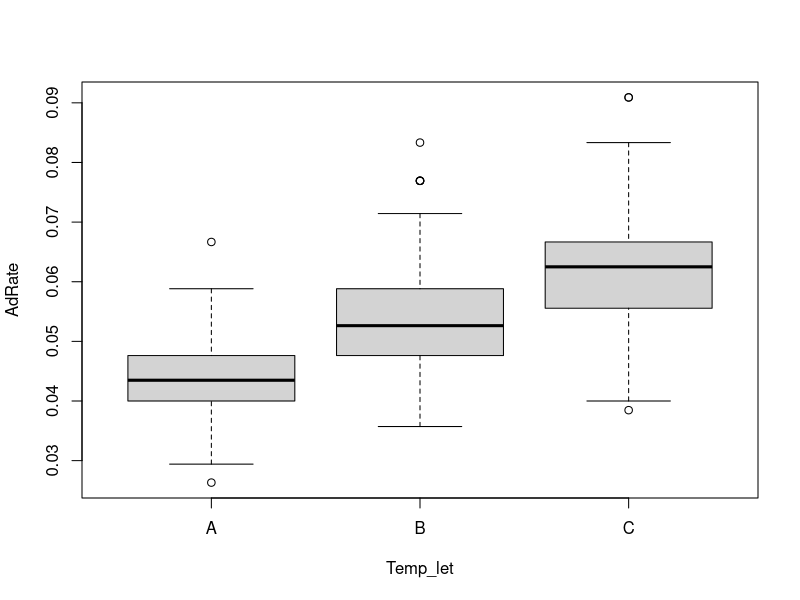
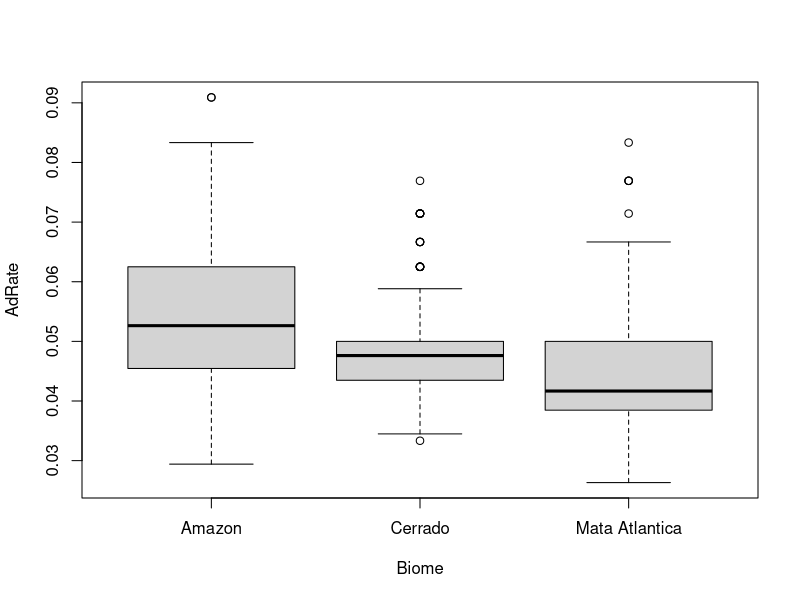
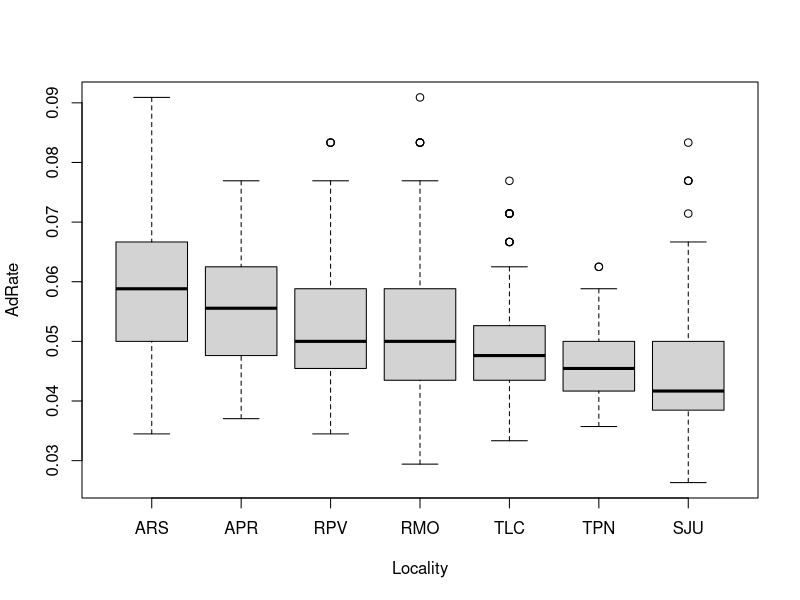

The R script that drew these images, in order: (Note: this script raises an error after producing the figures.)
## ---- chunk 1
knitr::opts_chunk$set(echo = TRUE)

setwd("C:/Users/vmc04/Documents/GitHub/wingproj/lifehist")
lifehistshort<-read.csv("2017_10_18 Life history shortened.csv", header=TRUE)
lifehistshort$Locality=factor(lifehistshort$Locality, c("ARS","APR","RPV","RMO","TLC","TPN","SJU"))
lifehistshort$Lat_group=factor(lifehistshort$Lat_group, c(1,2,3))

survive<- subset(lifehistshort, !is.na(Sex1), c=(1:25))

library(dplyr)
library(lme4)

#Shapiro wilk on outcome variable
shapiro.test(survive$AdRate) #no
shapiro.test(survive$Wing.length..mm.) #no
shapiro.test(survive$LarvRate) #no
shapiro.test(survive$Puprate) #no
shapiro.test(survive$Puplen) #no

##nested design in r
boxplot(AdRate~Temp_let, data=lifehistshort)
boxplot(AdRate~Biome, data=lifehistshort)
boxplot(AdRate~Locality, data=lifehistshort)

dotplot(AdRate~Locality|Biome, data=lifehistshort)

res1<-lm(AdRate~ Biome + Biome/Locality, data=lifehistshort)
anova(res1)
TukeyHSD(aov(res1), "Biome")
TukeyHSD(aov(res1), "Biome:Locality")

## effect of temp on proportion surviving by sex and location
lifetot<-read.csv("2017_10_19 Life hist totals for proportion  survived from temp.csv", header=TRUE)
lifetot$Total<-lifetot$Female+lifetot$Male+lifetot$Died
lifetot$PerFem<-lifetot$Female/lifetot$Total
lifetot$PerMal<-lifetot$Male/lifetot$Total
lifetot$Alive<-lifetot$Male+lifetot$Female

table( lifehistshort$Temp_let, lifehistshort$Sex1)
prop.test(table(lifehistshort$Temp_let, lifehistshort$Sex1), correct=FALSE)
#prop.test(table(lifehistshort$Temp_num, lifehistshort$Sex1), correct=FALSE)

table( lifehistshort$Locality, lifehistshort$Sex1)
prop.test(table(lifehistshort$Locality, lifehistshort$Sex1), correct=FALSE)

#library(MASS)
#survtab<-xtabs(Death_stat~Locality+Temp_let, data=lifehistshort)
#loglm(~Locality+Temp_let,survtab)

library(gmodels)
#make separate table
lifecont<-subset(lifehistshort, select=c(5,7,17) )
#CrossTable(lifehistshort$Death_stat, lifehistshort$Temp_let, chisq=TRUE)
#CrossTable(lifetot$Locality, lifetot$Temp, chisq=TRUE)

###WORKS FOR 3 WAY CONTINGENCY
lifecont1<-read.csv("2017_10_19 Life hist totals for proportion  survived from temp1.csv",header=TRUE)
class(lifecont1)
library(dplyr)
### Specify the order of factor levels
### Otherwise, R will alphabetize them
data=mutate(lifecont1, Locality=factor(Locality, levels=unique(Locality)),
            Temperature=factor(Temperature, levels=unique(Temperature)),
            Status=factor(Status, levels=unique(Status)))

data.xtabs=xtabs(Count~Locality+Temperature+Status, data=data)
ftable(data.xtabs)
mantelhaen.test(data.xtabs)

lifecont2<-lifecont1
lifecont2$Biome= ifelse(lifecont2$Locality=="ARS" | "APR", "Amazon", "Mata Atlantica")      
data=mutate(lifecont1, Locality=factor(Locality, levels=unique(Locality)),
            Temperature=factor(Temperature, levels=unique(Temperature)),
            Status=factor(Status, levels=unique(Status)))

data.xtabs=xtabs(Count~Locality+Temperature+Status, data=data)
ftable(data.xtabs)
mantelhaen.test(data.xtabs)
#ind fisher exact tests
#n=dim(data.xtabs)[3]
#for(i in 1:n){
#   Name = dimnames(data.xtabs)[3]$Locality[i]
#   P.value = fisher.test(data.xtabs[,,i])$p.value
#   cat(Name, "\n")
#   cat("Fisher test p-value: ", P.value, "\n")
#   cat("\n")
#  } #insufficient workspace even at 2e6




##glmm
#from Nakagawa et al 2013

shapiro.test(survive$AdRate)
shapiro.test(survive$Wing.length..mm.)
#not normally distributed

# Fit null model without fixed effects (but including all random effects)
mod_adrate0<-lmer(AdRate~1+(1|Biome)+(1|State), family=binomial, data=lifehistshort)
mod_adrate1<-lmer(AdRate~1+(1|Biome)+(1|State), family=binomial, data=lifehistshort,na.action=na.omit)
mod_adrateF1<-lmer(AdRate~Temp_let+Locality+(1|Biome)+(1|State), family=binomial, data=lifehistshort)
mod_adrateF2<-lmer(AdRate~Temp_let+Locality+(1|Biome)+(1|State), family=binomial, data=lifehistshort, na.action=na.omit)
summary(mod_adrate0)
modadrate<-AIC(mod_adrate0, mod_adrate1, mod_adrateF1, mod_adrateF2)
modadrate

##different distribution?
mod_adrate01<-glm(AdRate~1+(1|Biome)+(1|State), family=binomial(logit), data=lifehistshort)
mod_adrate11<-glm(AdRate~1+(1|Biome)+(1|State), family=binomial(logit), data=lifehistshort,na.action=na.omit)
mod_adrateF11<-glm(AdRate~Temp_let+Locality+(1|Biome)+(1|State), family=binomial(logit), data=lifehistshort)
mod_adrateF21<-glm(AdRate~Temp_let+Locality+(1|Biome)+(1|State), family=binomial(logit), data=lifehistshort, na.action=na.omit)
summary(mod_adrate01)
modadrate1<-AIC(mod_adrate01, mod_adrate11, mod_adrateF11, mod_adrateF21)
modadrate1

##body size
#null
mod_wing0<-lmer(Wing.length..mm.~1+(1|Biome)+(1|State), data=lifehistshort)
summary(mod_wing0)
#full
mod_wingf<-lmer(Wing.length..mm.~Sex+Temp_let+Locality+(1|Biome)+(1|State), data=lifehistshort)
summary(mod_wingf)

# AIC and BIC needs to be calcualted with ML not REML in body size models
m0wing <- lmer(Wing.length..mm.~1+(1|Biome)+(1|State), data = lifehistshort, REML = FALSE)
m01wing <- lmer(Wing.length..mm.~1+(1|Biome)+(1|State), data = lifehistshort, REML = FALSE, na.action=na.omit)
m02wing <- lmer(Wing.length..mm.~1+(1|Biome)+(1|State), data = lifehistshort, REML = FALSE, na.action=na.exclude)
m1wing <- lmer(Wing.length..mm.~Temp_let+(1|Biome)+(1|State), data = lifehistshort, REML = FALSE)
m2wing <- lmer(Wing.length..mm.~Temp_let+Locality+(1|Biome)+(1|State), data = lifehistshort, REML = FALSE)
mFwing <- lmer(Wing.length..mm.~Sex+Temp_let+Locality+(1|Biome)+(1|State), data = lifehistshort, REML = FALSE)

summary(m0wing)
summary(m01wing)
modelnaomit<-AIC(m0wing, m01wing,m02wing)
summary(mFwing)
model_wingAIC<-AIC(m0wing,m1wing,m2wing,mFwing)
print(model_wingAIC)

Data <- read.csv("mee3261-sup-0001-DataS1.csv")
m0 <- lmer(BodyL ~ 1 + (1 | Population) + (1 | Container), data = Data)

# Fit alternative model including fixed and all random effects
mF <- lmer(BodyL ~ Sex + Treatment + Habitat + (1 | Population) + (1 | Container), data = Data)

# View model fits for both models
summary(m0)
summary(mF)
m0ML <- lmer(BodyL ~ 1 + (1 | Population) + (1 | Container), data = Data, REML = FALSE)
mFML <- lmer(BodyL ~ Sex + Treatment + Habitat + (1 | Population) + (1 | Container), data = Data, REML = FALSE)

# View model fits for both models fitted by ML
summary(m0ML)
summary(mFML)



#*#*#*#*#*#*#*#*#*#*#*#TIME TO EMERGENCE
# Two Way Factorial Design 
#fit <- aov(y ~ A + B + A:B, data=mydataframe)
#fit <- aov(y ~ A*B, data=mydataframe) # same thing
# Analysis of Covariance 
#fit <- aov(y ~ A + x, data=mydataframe)

shapiro.test(survive$Emtime)
#not normal, use nonparametric test
#GLMM with poission
em_fit1gp<-glmer(Emtime~(1|Biome)+(1|State), data=survive, family=poisson)
summary(em_fit1gp)

em_fit2gp<-glmer(Emtime~Lat_group+(1|Biome)+(1|State), data=survive, family=poisson)
summary(em_fit2gp)

em_fit3gp<-glmer(Emtime~Lat_group+(1|Biome)+(1|Family)+Temp_let, data=survive, family=poisson)
summary(em_fit3gp)

em_fit4gp<-glmer(Emtime~(1|Biome)+(1|State)+Temp_let, data=survive, family=poisson)
summary(em_fit4gp)

em_fit5gp<-glmer(Emtime~(1|Biome)+Lat_group+Temp_let+Sex, data=survive, family=poisson)
summary(em_fit5gp)
emfitgp_mod<-AIC(em_fit1gp, em_fit2gp, em_fit3gp, em_fit4gp, em_fit5gp)
emfitgp_mod #fit3, 4, 5 all have similar AIC


#GLMM with gamma_ 
em_fit1gg<-glmer(Emtime~(1|Biome)+(1|State), data=survive, family=Gamma)
summary(em_fit1gg)

em_fit2gg<-glmer(Emtime~Lat_group+(1|Biome)+(1|State), data=survive, family=Gamma)
summary(em_fit2gg)

em_fit3gg<-glmer(Emtime~Lat_group+(1|Biome)+(1|Family)+Temp_let, data=survive, family=Gamma)
summary(em_fit3gg)

em_fit4gg<-glmer(Emtime~(1|Biome)+(1|State)+Temp_let, data=survive, family=Gamma)
summary(em_fit4gg)

em_fit5gg<-glmer(Emtime~(1|Biome)+Lat_group+Temp_let+Sex, data=survive, family=Gamma)
summary(em_fit5gg)

em_fit6gg<-glmer(Emtime~(1|Biome)+Lat_group*Temp_let+Sex, data=survive, family=Gamma)
summary(em_fit6gg)

em_fit7gg<-glmer(Emtime~(1|Biome)+Lat_group*Temp_let*Sex, data=survive, family=Gamma)
summary(em_fit7gg)

em_fit8gg<-glmer(Emtime~(1|Biome)+Lat_group+Temp_let*Sex, data=survive, family=Gamma)
summary(em_fit8gg)

emfitgg_mod<-AIC(em_fit1gg, em_fit2gg, em_fit3gg, em_fit4gg, em_fit5gg, em_fit6gg, em_fit7gg ,em_fit8gg)

#emfitgg3 has lowest AIC... but sex is sig in model 5....
#->em_fit3gg<-glmer(Emtime~Lat_group+(1|Biome)+(1|Family)+Temp_let, data=survive, family=Gamma)

#GLM, not glmm
emfit1<-glm(Emtime~Temp_let, data=survive, family=poisson)
emfit2<-glm(Emtime~Lat_group, data=survive, family=poisson)
emfit3<-glm(Emtime~Lat_group+Temp_let, data=survive, family=poisson)
emfit4<-glm(Emtime~Lat_group*Temp_let, data=survive, family=poisson)
emfit_mod<-AIC(emfit1, emfit2, emfit3, emfit4)

emfit1c<-glm(Emtime~Temp_num, data=survive, family=poisson)
emfit2c<-glm(Emtime~Lat_group, data=survive, family=poisson)
emfit3c<-glm(Emtime~Lat_group+Temp_num, data=survive, family=poisson)
emfit4c<-glm(Emtime~Lat_group*Temp_num, data=survive, family=poisson)
emfit_modc<-AIC(emfit1c, emfit2c, emfit3c, emfit4c)

#emtime data
emtime_avg<-aggregate(survive$Emtime, list(Locality= survive$Locality, Sex=survive$Sex, Temperature=survive$Temp_num), mean)
write.table(emtime_avg, "clipboard", sep='\t')
emtime_sd<-aggregate(survive$Emtime, list(Locality= survive$Locality, Sex=survive$Sex, Temperature=survive$Temp_num), sd)
write.table(emtime_sd, "clipboard", sep='\t')

emtime_avg1<-aggregate(survive$Emtime, list(Latitude= survive$Lat_group, Sex=survive$Sex, Temperature=survive$Temp_num), mean)
write.table(emtime_avg1, "clipboard", sep='\t')
emtime_sd1<-aggregate(survive$Emtime, list(Latitude= survive$Lat_group, Sex=survive$Sex, Temperature=survive$Temp_num), sd)
write.table(emtime_sd1, "clipboard", sep='\t')

emtime_avg2<-aggregate(survive$Emtime, list(Latitude= survive$Lat_group, Temperature=survive$Temp_num), mean)
write.table(emtime_avg2, "clipboard", sep='\t')
emtime_sd2<-aggregate(survive$Emtime, list(Latitude= survive$Lat_group, Temperature=survive$Temp_num), sd)
write.table(emtime_sd2, "clipboard", sep='\t')

##lsmeans on categorical (temp let and locality)
library(lsmeans)
em_post<-cld(lsmeans(emfit3, "Lat_group",adjust="tukey"))
em_post1g<-cld(lsmeans(em_fit1g, "Lat_group", adjust="tukey"))
em_post2<-cld(lsmeans(emfit3, "Temp_let",adjust="tukey"))


##&#& ANCOVA on EMTIME
em_anc<-lm(Emtime~Lat_group*Temp_let, data=survive)
summary(em_anc)
em_ancls<-cld(lsmeans(em_anc, c("Lat_group", "Temp_let")))

survivef<-subset(survive, Sex=="F", c(1:25))
survivem<-subset(survive, Sex=="M", c(1:25))

em_ancf<-lm(Emtime~Lat_group*Temp_let, data=survivef)
summary(em_ancf)
em_anclsf<-cld(lsmeans(em_ancf, c("Lat_group", "Temp_let")))

em_ancm<-lm(Emtime~Lat_group*Temp_let, data=survivem)
summary(em_ancm)
em_anclsm<-cld(lsmeans(em_ancm, c("Lat_group", "Temp_let")))

em_ancal<-lm(Emtime~Lat_group*Temp_let*Sex, data=survive)
summary(em_ancal)
em_anclsal<-cld(lsmeans(em_ancal, c("Lat_group", "Temp_let", "Sex")))


#*#*#*#*#*#*#*#*#*#*#*#RATE OF DEVELOPMENT (ADRATE)
# Two Way Factorial Design 
#fit <- aov(y ~ A + B + A:B, data=mydataframe)
#fit <- aov(y ~ A*B, data=mydataframe) # same thing
# Analysis of Covariance 
#fit <- aov(y ~ A + x, data=mydataframe)

shapiro.test(survive$AdRate)
#not normal, use nonparametric test

#GLMM with binomial, get non-integer #successes in a binomial glm error

#got error, so increase iterations and change optimizer?
glmerControl(optimizer="bobyqa", optCtrl = list(maxfun = 100000))

ad_fit1b<-glmer(AdRate~(1|Biome)+(1|State), data=survive, family=binomial)
summary(ad_fit1b)

ad_fit2b<-glmer(AdRate~Lat_group+(1|Biome)+(1|State), data=survive, family=binomial)
summary(ad_fit2b)

ad_fit3b<-glmer(AdRate~Lat_group+(1|Biome)+(1|Family)+Temp_let, data=survive, family=binomial)
summary(ad_fit3b)

ad_fit4b<-glmer(AdRate~(1|Biome)+(1|State)+Temp_let, data=survive, family=binomial)
summary(ad_fit4b)

ad_fit5b<-glmer(AdRate~(1|Biome)+Lat_group+Temp_let+Sex, data=survive, family=binomial)
ad_fit6b<-glmer(AdRate~(1|Biome)+(1|State)+Lat_group+Temp_let+Sex, data=survive, family=binomial)
summary(ad_fit5b)
adfitb_mod<-AIC(ad_fit1b, ad_fit2b, ad_fit3b, ad_fit4b, ad_fit5b, ad_fit6b)
adfitb_mod #fit1??


#GLMM with gamma-> Gives me large, negative AIC
ad_fit1g<-glmer(AdRate~(1|Biome)+(1|State), data=survive, family=Gamma)
summary(ad_fit1g)

ad_fit2g<-glmer(AdRate~Lat_group+(1|Biome)+(1|State), data=survive, family=Gamma)
summary(ad_fit2g)

ad_fit3g<-glmer(AdRate~Lat_group+(1|Biome)+(1|State)+Temp_let, data=survive, family=Gamma)
summary(ad_fit3g)

ad_fit4g<-glmer(AdRate~(1|Biome)+(1|State)+Temp_let, data=survive, family=Gamma)
summary(ad_fit4g)

ad_fit5g<-glmer(AdRate~(1|Biome)+Lat_group+Temp_let+Sex, data=survive, family=Gamma)
summary(ad_fit5g)
ad_fit6g<-glmer(AdRate~(1|Biome)+(1|State)+Lat_group+Temp_let+Sex, data=survive, family=Gamma)
summary(ad_fit6g)

ad_fit7g<-glmer(AdRate~(1|Biome)+(1|State)+Lat_group*Temp_let*Sex, data=survive, family=Gamma)
summary(ad_fit7g)

adfitb_modg<-AIC(ad_fit1g, ad_fit2g, ad_fit3g, ad_fit4g, ad_fit5g, ad_fit6g, ad_fit7g)
adfitb_modg
#adfit3, so sex not diff

#GLM with gaussian-> Gives me large, negative AIC
ad_fit1ga<-lmer(AdRate~(1|Biome)+(1|State), data=survive)
summary(ad_fit1ga)

ad_fit2ga<-lmer(AdRate~Lat_group+(1|Biome)+(1|State), data=survive)
summary(ad_fit2ga)

ad_fit3ga<-lmer(AdRate~Lat_group+(1|Biome)+(1|State)+Temp_let, data=survive)
summary(ad_fit3ga)

ad_fit4ga<-lmer(AdRate~(1|Biome)+(1|State)+Temp_let, data=survive)
summary(ad_fit4ga)

ad_fit5ga<-lmer(AdRate~(1|Biome)+Lat_group+Temp_let+Sex, data=survive)
summary(ad_fit5ga)
adfitb_modga<-AIC(ad_fit1ga, ad_fit2ga, ad_fit3ga, ad_fit4ga, ad_fit5ga)
adfitb_modga


#GLM, not glmm
adfit1<-glm(AdRate~Temp_let, data=survive, family=quasibinomial)
adfit2<-glm(AdRate~Lat_group, data=survive, family=quasibinomial)
adfit3<-glm(AdRate~Lat_group+Temp_let, data=survive, family=quasibinomial)
adfit4<-glm(AdRate~Lat_group*Temp_let, data=survive, family=quasibinomial)
adfit5<-glm(AdRate~Sex, data=survive, family=quasibinomial)
adfit6<-glm(AdRate~Sex+Temp_let, data=survive, family=quasibinomial)
adfit7<-glm(AdRate~Sex+Temp_let+Lat_group, data=survive, family=quasibinomial)
adfit_mod<-AIC(adfit1, adfit2, adfit3, adfit4, adfit5, adfit6, adfit7)

adfit1g<-glm(AdRate~Temp_let, data=survive, family=Gamma)
adfit2g<-glm(AdRate~Lat_group, data=survive, family=Gamma)
adfit3g<-glm(AdRate~Lat_group+Temp_let, data=survive, family=Gamma)
adfit4g<-glm(AdRate~Lat_group*Temp_let, data=survive, family=Gamma)
adfit5g<-glm(AdRate~Sex, data=survive, family=Gamma)
adfit6g<-glm(AdRate~Sex+Temp_let, data=survive, family=Gamma)
adfit7g<-glm(AdRate~Sex+Temp_let+Lat_group, data=survive, family=Gamma)
adfit_modg<-AIC(adfit1g, adfit2g, adfit3g, adfit4g, adfit5g, adfit6g, adfit7g)

#AdRate data
adtime_avg<-aggregate(survive$AdRate, list(Locality= survive$Locality, Sex=survive$Sex, Temperature=survive$Temp_num), mean)
write.table(adtime_avg, "clipboard", sep='\t')
adtime_sd<-aggregate(survive$AdRate, list(Locality= survive$Locality, Sex=survive$Sex, Temperature=survive$Temp_num), sd)
write.table(adtime_sd, "clipboard", sep='\t')

adtime_avg1<-aggregate(survive$AdRate, list(Latitude= survive$Lat_group, Sex=survive$Sex, Temperature=survive$Temp_num), mean)
write.table(adtime_avg1, "clipboard", sep='\t')
adtime_sd1<-aggregate(survive$AdRate, list(Latitude= survive$Lat_group, Sex=survive$Sex, Temperature=survive$Temp_num), sd)
write.table(adtime_sd1, "clipboard", sep='\t')

adtime_avg2<-aggregate(survive$AdRate, list(Latitude= survive$Lat_group, Temperature=survive$Temp_num), mean)
write.table(adtime_avg2, "clipboard", sep='\t')
adtime_sd2<-aggregate(survive$AdRate, list(Latitude= survive$Lat_group, Temperature=survive$Temp_num), sd)
write.table(adtime_sd2, "clipboard", sep='\t')

##lsmeans on categorical (temp let and locality)
library(lsmeans)
em_post<-cld(lsmeans(emfit3, "Lat_group",adjust="tukey"))
em_post1g<-cld(lsmeans(em_fit1g, "Lat_group", adjust="tukey"))
em_post2<-cld(lsmeans(emfit3, "Temp_let",adjust="tukey"))


##&#& ANCOVA on ADrate
ad_anc<-lm(AdRate~Lat_group*Temp_let, data=survive)
summary(ad_anc)
ad_ancls<-cld(lsmeans(ad_anc, c("Lat_group", "Temp_let")))

survivef<-subset(survive, Sex=="F", c(1:25))
survivem<-subset(survive, Sex=="M", c(1:25))

ad_ancf<-lm(AdRate~Lat_group*Temp_let, data=survivef)
summary(ad_ancf)
ad_anclsf<-cld(lsmeans(em_ancf, c("Lat_group", "Temp_let")))

ad_ancm<-lm(AdRate~Lat_group*Temp_let, data=survivem)
summary(ad_ancm)
ad_anclsm<-cld(lsmeans(ad_ancm, c("Lat_group", "Temp_let")))

ad_ancal<-lm(AdRate~Lat_group*Temp_let*Sex, data=survive)
summary(ad_ancal)
ad_anclsal<-cld(lsmeans(ad_ancal, c("Lat_group", "Temp_let", "Sex")))

#*#*#*#*#*#*#*#*#*#*#*#RATE OF LARVAE DEVELOPMENT (LARVRATE)
# Two Way Factorial Design 
#fit <- aov(y ~ A + B + A:B, data=mydataframe)
#fit <- aov(y ~ A*B, data=mydataframe) # same thing
# Analysis of Covariance 
#fit <- aov(y ~ A + x, data=mydataframe)

shapiro.test(survive$AdRate)
#not normal, use nonparametric test

#GLMM with binomial, get non-integer #successes in a binomial glm error

#got error, so increase iterations and change optimizer?
glmerControl(optimizer="bobyqa", optCtrl = list(maxfun = 100000))

lr_fit1b<-glmer(LarvRate~(1|Biome)+(1|State), data=survive, family=binomial)
summary(lr_fit1b)

lr_fit2b<-glmer(LarvRate~Lat_group+(1|Biome)+(1|State), data=survive, family=binomial)
summary(lr_fit2b)

lr_fit3b<-glmer(LarvRate~Lat_group+(1|Biome)+(1|Family)+Temp_let, data=survive, family=binomial)
summary(lr_fit3b)

lr_fit4b<-glmer(LarvRate~(1|Biome)+(1|State)+Temp_let, data=survive, family=binomial)
summary(lr_fit4b)

lr_fit5b<-glmer(LarvRate~(1|Biome)+Lat_group+Temp_let+Sex, data=survive, family=binomial)
lr_fit6b<-glmer(LarvRate~(1|Biome)+(1|State)+Lat_group+Temp_let+Sex, data=survive, family=binomial)
summary(lr_fit5b)
lrfitb_mod<-AIC(lr_fit1b, lr_fit2b, lr_fit3b, lr_fit4b, lr_fit5b, lr_fit6b)
lrfitb_mod 


#GLMM with gamma-> Gives me large, negative AIC
lr_fit1g<-glmer(LarvRate~(1|Biome)+(1|State), data=survive, family=Gamma)
summary(lr_fit1g)

lr_fit2g<-glmer(LarvRate~Lat_group+(1|Biome)+(1|State), data=survive, family=Gamma)
summary(lr_fit2g)

lr_fit3g<-glmer(LarvRate~Lat_group+(1|Biome)+(1|State)+Temp_let, data=survive, family=Gamma)
summary(lr_fit3g)

lr_fit4g<-glmer(LarvRate~(1|Biome)+(1|State)+Temp_let, data=survive, family=Gamma)
summary(lr_fit4g)

lr_fit5g<-glmer(LarvRate~(1|Biome)+Lat_group+Temp_let+Sex, data=survive, family=Gamma)
summary(lr_fit5g)
lr_fit6g<-glmer(LarvRate~(1|Biome)+(1|State)+Lat_group+Temp_let+Sex, data=survive, family=Gamma)
summary(lr_fit6g)

lr_fit7g<-glmer(LarvRate~(1|Biome)+(1|State)+Lat_group*Temp_let*Sex, data=survive, family=Gamma)
summary(lr_fit7g)

lrfitb_modg<-AIC(lr_fit1g, lr_fit2g, lr_fit3g, lr_fit4g, lr_fit5g, lr_fit6g, lr_fit7g)
lrfitb_modg
#lrfit3g, so sex not diff

#GLM with gaussian-> Gives me large, negative AIC
lr_fit1ga<-lmer(LarvRate~(1|Biome)+(1|State), data=survive)
summary(lr_fit1ga)

lr_fit2ga<-lmer(LarvRate~Lat_group+(1|Biome)+(1|State), data=survive)
summary(lr_fit2ga)

lr_fit3ga<-lmer(LarvRate~Lat_group+(1|Biome)+(1|Family)+Temp_let, data=survive)
summary(lr_fit3ga)

lr_fit4ga<-lmer(LarvRate~(1|Biome)+(1|State)+Temp_let, data=survive)
summary(lr_fit4ga)

lr_fit5ga<-lmer(LarvRate~(1|Biome)+Lat_group+Temp_let+Sex, data=survive)
summary(lr_fit5ga)
lrfitb_modga<-AIC(lr_fit1ga, lr_fit2ga, lr_fit3ga, lr_fit4ga, lr_fit5ga)
lrfitb_modga



#LarvRate data
lrtime_avg<-aggregate(survive$LarvRate, list(Locality= survive$Locality, Sex=survive$Sex, Temperature=survive$Temp_num), mean)
write.table(lrtime_avg, "clipboard", sep='\t')
lrtime_sd<-aggregate(survive$LarvRate, list(Locality= survive$Locality, Sex=survive$Sex, Temperature=survive$Temp_num), sd)
write.table(lrtime_sd, "clipboard", sep='\t')

lrtime_avg1<-aggregate(survive$LarvRate, list(Latitude= survive$Lat_group, Sex=survive$Sex, Temperature=survive$Temp_num), mean)
write.table(lrtime_avg1, "clipboard", sep='\t')
lrtime_sd1<-aggregate(survive$LarvRate, list(Latitude= survive$Lat_group, Sex=survive$Sex, Temperature=survive$Temp_num), sd)
write.table(lrtime_sd1, "clipboard", sep='\t')

lrtime_avg2<-aggregate(survive$LarvRate, list(Latitude= survive$Lat_group, Temperature=survive$Temp_num), mean)
write.table(lrtime_avg2, "clipboard", sep='\t')
lrtime_sd2<-aggregate(survive$LarvRate, list(Latitude= survive$Lat_group, Temperature=survive$Temp_num), sd)
write.table(lrtime_sd2, "clipboard", sep='\t')


##lsmeans on categorical (temp let and locality)
library(lsmeans)
em_post<-cld(lsmeans(emfit3, "Lat_group",adjust="tukey"))
em_post1g<-cld(lsmeans(em_fit1g, "Lat_group", adjust="tukey"))
em_post2<-cld(lsmeans(emfit3, "Temp_let",adjust="tukey"))


##&#& ANCOVA on LarvRate
lr_anc<-lm(LarvRate~Lat_group*Temp_let, data=survive)
summary(lr_anc)
lr_ancls<-cld(lsmeans(lr_anc, c("Lat_group", "Temp_let")))

survivef<-subset(survive, Sex=="F", c(1:25))
survivem<-subset(survive, Sex=="M", c(1:25))

lr_ancf<-lm(LarvRate~Lat_group*Temp_let, data=survivef)
summary(lr_ancf)
lr_anclsf<-cld(lsmeans(lr_ancf, c("Lat_group", "Temp_let")))

lr_ancm<-lm(LarvRate~Lat_group*Temp_let, data=survivem)
summary(lr_ancm)
lr_anclsm<-cld(lsmeans(lr_ancm, c("Lat_group", "Temp_let")))

lr_ancal<-lm(LarvRate~Lat_group*Temp_let*Sex, data=survive)
summary(lr_ancal)
lr_anclsal<-cld(lsmeans(lr_ancal, c("Lat_group", "Temp_let", "Sex")))

#*#*#*#*#*#*#*#*#*#*#*# LENGTH OF ADULT LIFE
# Two Way Factorial Design 
#fit <- aov(y ~ A + B + A:B, data=mydataframe)
#fit <- aov(y ~ A*B, data=mydataframe) # same thing
# Analysis of Covariance 
#fit <- aov(y ~ A + x, data=mydataframe)

shapiro.test(survive$AL)
#not normal, use nonparametric test

#GLMM with binomial, get non-integer #successes in a binomial glm error

#got error, so increase iterations and change optimizer?
glmerControl(optimizer="bobyqa", optCtrl = list(maxfun = 100000))

al_fit1p<-glmer(AL~(1|Biome)+(1|State), data=survive, family=poisson)
summary(al_fit1p)

al_fit2p<-glmer(AL~Lat_group+(1|Biome)+(1|State), data=survive, family=poisson)
summary(al_fit2p)

al_fit3p<-glmer(AL~Lat_group+(1|Biome)+(1|Family)+Temp_let, data=survive, family=poisson)
summary(al_fit3p)

al_fit4p<-glmer(AL~(1|Biome)+(1|State)+Temp_let, data=survive, family=poisson)
summary(al_fit4p)

al_fit5p<-glmer(AL~(1|Biome)+Lat_group+Temp_let+Sex, data=survive, family=poisson)
al_fit6p<-glmer(AL~(1|Biome)+(1|State)+Lat_group+Temp_let+Sex, data=survive, family=poisson)
summary(al_fit5p)
al_fit7p<-glmer(AL~(1|Biome)+(1|State)+Lat_group*Temp_let*Sex, data=survive, family=poisson)
alfitp_mod<-AIC(al_fit1p, al_fit2p, al_fit3p, al_fit4p, al_fit5p, al_fit6p,al_fit7p)
alfitp_mod 

###al_fit5p is lowest

#GLMM with binomial

al_fit1b<-glmer(AL~(1|Biome)+(1|State), data=survive, family=binomial)
summary(al_fit1b)



#GLMM with gamma-> Gives me large, negative AIC
al_fit1g<-glmer(AL~(1|Biome)+(1|State), data=survive, family=Gamma)
summary(al_fit1g)
#GAMMA DOES NOT WORK WITH AL


#GLM with gaussian-> Gives me large, negative AIC
lr_fit1ga<-lmer(LarvRate~(1|Biome)+(1|State), data=survive)
summary(lr_fit1ga)

lr_fit2ga<-lmer(LarvRate~Lat_group+(1|Biome)+(1|State), data=survive)
summary(lr_fit2ga)

lr_fit3ga<-lmer(LarvRate~Lat_group+(1|Biome)+(1|Family)+Temp_let, data=survive)
summary(lr_fit3ga)

lr_fit4ga<-lmer(LarvRate~(1|Biome)+(1|State)+Temp_let, data=survive)
summary(lr_fit4ga)

lr_fit5ga<-lmer(LarvRate~(1|Biome)+Lat_group+Temp_let+Sex, data=survive)
summary(lr_fit5ga)
lrfitb_modga<-AIC(lr_fit1ga, lr_fit2ga, lr_fit3ga, lr_fit4ga, lr_fit5ga)
lrfitb_modga



#LarvRate data
altime_avg<-aggregate(survive$AL, list(Locality= survive$Locality, Sex=survive$Sex, Temperature=survive$Temp_num), mean)
write.table(altime_avg, "clipboard", sep='\t')
altime_sd<-aggregate(survive$AL, list(Locality= survive$Locality, Sex=survive$Sex, Temperature=survive$Temp_num), sd)
write.table(altime_sd, "clipboard", sep='\t')

altime_avg1<-aggregate(survive$AL, list(Latitude= survive$Lat_group, Sex=survive$Sex, Temperature=survive$Temp_num), mean)
write.table(altime_avg1, "clipboard", sep='\t')
altime_sd1<-aggregate(survive$AL, list(Latitude= survive$Lat_group, Sex=survive$Sex, Temperature=survive$Temp_num), sd)
write.table(altime_sd1, "clipboard", sep='\t')

altime_avg2<-aggregate(survive$AL, list(Latitude= survive$Lat_group, Temperature=survive$Temp_num), mean)
write.table(altime_avg2, "clipboard", sep='\t')
altime_sd2<-aggregate(survive$AL, list(Latitude= survive$Lat_group, Temperature=survive$Temp_num), sd)
write.table(altime_sd2, "clipboard", sep='\t')



##lsmeans on categorical (temp let and locality)
library(lsmeans)
em_post<-cld(lsmeans(emfit3, "Lat_group",adjust="tukey"))
em_post1g<-cld(lsmeans(em_fit1g, "Lat_group", adjust="tukey"))
em_post2<-cld(lsmeans(emfit3, "Temp_let",adjust="tukey"))


##&#& ANCOVA on LarvRate
al_anc<-lm(AL~Lat_group*Temp_let, data=survive)
summary(al_anc)
al_ancls<-cld(lsmeans(al_anc, c("Lat_group", "Temp_let")))

survivef<-subset(survive, Sex=="F", c(1:25))
survivem<-subset(survive, Sex=="M", c(1:25))

al_ancf<-lm(AL~Lat_group*Temp_let, data=survivef)
summary(al_ancf)
al_anclsf<-cld(lsmeans(al_ancf, c("Lat_group", "Temp_let")))

al_ancm<-lm(AL~Lat_group*Temp_let, data=survivem)
summary(al_ancm)
al_anclsm<-cld(lsmeans(al_ancm, c("Lat_group", "Temp_let")))

al_ancal<-lm(AL~Lat_group*Temp_let*Sex, data=survive)
summary(al_ancal)
al_anclsal<-cld(lsmeans(al_ancal, c("Lat_group", "Temp_let", "Sex")))

#*#*#*#*#*#*#*#*#*#*#*# LENGTH OF WING- BODY SIZE
# Two Way Factorial Design 
#fit <- aov(y ~ A + B + A:B, data=mydataframe)
#fit <- aov(y ~ A*B, data=mydataframe) # same thing
# Analysis of Covariance 
#fit <- aov(y ~ A + x, data=mydataframe)

shapiro.test(survive$Wing.length..mm.)
#not normal, use nonparametric test

#GLMM with gamma, high negative aic

wl_fit1b<-glmer(Wing.length..mm.~(1|Biome)+(1|State), data=survive, family=Gamma)
summary(wl_fit1b)

wl_fit2b<-glmer(Wing.length..mm.~Lat_group+(1|Biome)+(1|State), data=survive, family=Gamma)
summary(wl_fit2b)

wl_fit3b<-glmer(Wing.length..mm.~Lat_group+(1|Biome)+(1|Family)+Temp_let, data=survive, family=Gamma)
summary(wl_fit3b)

wl_fit4b<-glmer(Wing.length..mm.~(1|Biome)+(1|State)+Temp_let, data=survive, family=Gamma)
summary(wl_fit4b)

wl_fit5b<-glmer(Wing.length..mm.~(1|Biome)+Lat_group+Temp_let+Sex, data=survive, family=Gamma)
wl_fit6b<-glmer(Wing.length..mm.~(1|Biome)+(1|State)+Lat_group+Temp_let+Sex, data=survive, family=Gamma)
summary(wl_fit5b)
wl_fit7b<-glmer(Wing.length..mm.~(1|Biome)+(1|State)+Lat_group*Temp_let*Sex, data=survive, family=Gamma)
wl_itb_mod<-AIC(wl_fit1b, wl_fit2b, wl_fit3b, wl_fit4b, wl_fit5b, wl_fit6b,wl_fit7b)
wl_itb_mod 

###wl_fit7p is lowest followed by fit3b

#GLMM with binomial

al_fit1b<-glmer(AL~(1|Biome)+(1|State), data=survive, family=binomial)
summary(al_fit1b)



#GLMM with gamma-> Gives me large, negative AIC
al_fit1g<-glmer(AL~(1|Biome)+(1|State), data=survive, family=Gamma)
summary(al_fit1g)
#GAMMA DOES NOT WORK WITH AL


#GLM with gaussian-> Gives me large, negative AIC
lr_fit1ga<-lmer(LarvRate~(1|Biome)+(1|State), data=survive)
summary(lr_fit1ga)

lr_fit2ga<-lmer(LarvRate~Lat_group+(1|Biome)+(1|State), data=survive)
summary(lr_fit2ga)

lr_fit3ga<-lmer(LarvRate~Lat_group+(1|Biome)+(1|Family)+Temp_let, data=survive)
summary(lr_fit3ga)

lr_fit4ga<-lmer(LarvRate~(1|Biome)+(1|State)+Temp_let, data=survive)
summary(lr_fit4ga)

lr_fit5ga<-lmer(LarvRate~(1|Biome)+Lat_group+Temp_let+Sex, data=survive)
summary(lr_fit5ga)
lrfitb_modga<-AIC(lr_fit1ga, lr_fit2ga, lr_fit3ga, lr_fit4ga, lr_fit5ga)
lrfitb_modga



#Wing length data
wltime_avg<-aggregate(survive$Wing.length..mm., list(Locality= survive$Locality, Sex=survive$Sex, Temperature=survive$Temp_num), mean, na.rm=TRUE)
write.table(wltime_avg, "clipboard", sep='\t')
wltime_sd<-aggregate(survive$Wing.length..mm., list(Locality= survive$Locality, Sex=survive$Sex, Temperature=survive$Temp_num), sd, na.rm=TRUE)
write.table(wltime_sd, "clipboard", sep='\t')

wltime_avg1<-aggregate(survive$Wing.length..mm., list(Latitude= survive$Lat_group, Sex=survive$Sex, Temperature=survive$Temp_num), mean, na.rm=TRUE)
write.table(wltime_avg1, "clipboard", sep='\t')
wltime_sd1<-aggregate(survive$Wing.length..mm., list(Latitude= survive$Lat_group, Sex=survive$Sex, Temperature=survive$Temp_num), sd, na.rm=TRUE)
write.table(wltime_sd1, "clipboard", sep='\t')

wltime_avg2<-aggregate(survive$Wing.length..mm., list(Latitude= survive$Lat_group, Temperature=survive$Temp_num), mean, na.rm=TRUE)
write.table(wltime_avg2, "clipboard", sep='\t')
wltime_sd2<-aggregate(survive$Wing.length..mm., list(Latitude= survive$Lat_group, Temperature=survive$Temp_num), sd, na.rm=TRUE)
write.table(wltime_sd2, "clipboard", sep='\t')


##lsmeans on categorical (temp let and locality)
library(lsmeans)
em_post<-cld(lsmeans(emfit3, "Lat_group",adjust="tukey"))
em_post1g<-cld(lsmeans(em_fit1g, "Lat_group", adjust="tukey"))
em_post2<-cld(lsmeans(emfit3, "Temp_let",adjust="tukey"))


##&#& ANCOVA on LarvRate
al_anc<-lm(AL~Lat_group*Temp_let, data=survive)
summary(al_anc)
al_ancls<-cld(lsmeans(al_anc, c("Lat_group", "Temp_let")))

survivef<-subset(survive, Sex=="F", c(1:25))
survivem<-subset(survive, Sex=="M", c(1:25))

al_ancf<-lm(AL~Lat_group*Temp_let, data=survivef)
summary(al_ancf)
al_anclsf<-cld(lsmeans(al_ancf, c("Lat_group", "Temp_let")))

al_ancm<-lm(AL~Lat_group*Temp_let, data=survivem)
summary(al_ancm)
al_anclsm<-cld(lsmeans(al_ancm, c("Lat_group", "Temp_let")))

al_ancal<-lm(AL~Lat_group*Temp_let*Sex, data=survive)
summary(al_ancal)
al_anclsal<-cld(lsmeans(al_ancal, c("Lat_group", "Temp_let", "Sex")))

## ---- chunk 2
summary(cars)
## ---- chunk 3
plot(pressure)
